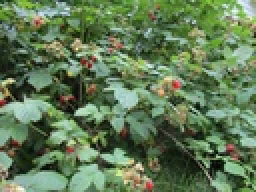
%> input picture IMG_0190__RASPBERRIES__smr.jpg, 128 x 96 px, shrunk from 1288 x 966 before the run (shown 2 times larger)
$ octave --eval "HW06_Shah_Hiteshi_main('IMG_0190__RASPBERRIES__smr.jpg');"   (GNU Octave 9; MATLAB toolbox functions it lacks are replaced by stand-ins)
%> lines starting %> are read from the running program, lines starting %| are printed output that depends on the picture
% Name: Hiteshi Shah (hss7374)
% Homework 6
%

% main function
function HW06_Shah_Hiteshi_main( input_image )
%> called with input_image = 'IMG_0190__RASPBERRIES__smr.jpg'

    addpath( '../TEST_IMAGES/');
    addpath( '../../TEST_IMAGES/');

    input_image = rgb2gray( im2double( imread(input_image) ));
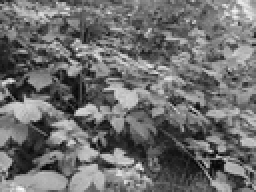
%> input_image: size 96x128 double (shown 2 times larger); min 0.0115, max 0.984, mean 0.434

    subplot(2, 4, 1); imagesc( input_image ); title("Original");
    subplot(2, 4, 2);
    weights = [-1 -2 -1 ; 0 0 0 ; 1 2 1 ] / 8;
    tic;
    im_new = local_weighting_routine( input_image, weights);
%> after the loop in local_weighting_routine, `for row = Q: (im_dims(2) - Q - 1 )`:
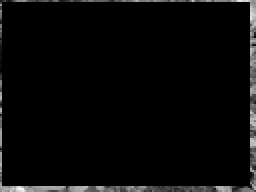
%> output_image: size 96x128 double (shown 2 times larger); 92.84% of the values are NaN or infinite; the others: min 0.0776, max 0.984, mean 0.488; drawn with min black, max white, NaN and infinite black
    time = toc;
    fprintf("Manual time for filter A: %g\n", round(time, 3));
    imagesc( im_new ); title("Edge Detector A");

    tic;
    output_image = imfilter( input_image, weights, 'same', 'replicate');
    time = toc;
    fprintf("imfilter time for filter A: %g\n\n", round(time, 3));

    subplot(2, 4, 3);
    weights = [-1 0 1 ; -2 0 2 ; -1 0 1 ] / 8;
    tic;
    im_new = local_weighting_routine( input_image, weights);
    time = toc;
    fprintf("Manual time for filter B: %g\n", round(time, 3));
    imagesc( im_new ); title("Edge Detector B");

    tic;
    output_image = imfilter( input_image, weights, 'same', 'replicate');
    time = toc;
    fprintf("imfilter time for filter B: %g\n\n", round(time, 3));

    subplot(2, 4, 4);
    weights = [-1 0 0 0 1 ; -2 0 0 0 2 ; -1 0 0 0 1 ] / 16;
    tic;
    im_new = local_weighting_routine( input_image, weights);
    time = toc;
    fprintf("Manual time for filter C: %g\n", round(time, 3));
    imagesc( im_new ); title("Edge Detector C");

    tic;
    output_image = imfilter( input_image, weights, 'same', 'replicate');
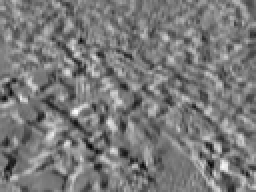
%> output_image: size 96x128 double (shown 2 times larger); min -0.162, max 0.178, mean 0.000637; drawn with min black and max white
    time = toc;
    fprintf("imfilter time for filter C: %g\n\n", round(time, 3));

    subplot(2, 4, 5);
    weights = [-2 0 0 0 0 0 0 0 2 ; -3 0 0 0 0 0 0 0 3 ; -2 0 0 0 0 0 0 0 2 ] / 56;
    tic;
    im_new = local_weighting_routine( input_image, weights);
%> after the loop in local_weighting_routine (call 4), `for row = Q: (im_dims(2) - Q - 1 )`:
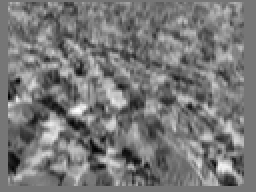
%> output_image: size 96x128 double (shown 2 times larger); min -1.14e+16, max 1.3e+16, mean 1.41e+14; drawn with min black and max white
    time = toc;
    fprintf("Manual time for filter D: %g\n", round(time, 3));
    imagesc( im_new ); title("Edge Detector D");

    tic;
    output_image = imfilter( input_image, weights, 'same', 'replicate');
    time = toc;
    fprintf("imfilter time for filter D: %g\n\n", round(time, 3));

    subplot(2, 4, 6);
    weights = [0 1 0; 1 -4 1; 0 1 0];
    tic;
    im_new = local_weighting_routine( input_image, weights);
    time = toc;
    fprintf("Manual time for filter E: %g\n", round(time, 3));
    imagesc( im_new ); title("Edge Detector E");

    tic;
    output_image = imfilter( input_image, weights, 'same', 'replicate');
    time = toc;
    fprintf("imfilter time for filter E: %g\n\n", round(time, 3));

    subplot(2, 4, 7);
    fltr = fspecial('laplacian', 1);
    tic;
    im_new = local_weighting_routine( input_image, fltr);
    time = toc;
    fprintf("Manual time for filter F: %g\n", round(time, 3));
    imagesc( im_new ); title("Edge Detector F");

    tic;
    output_image = imfilter( input_image, fltr, 'same', 'replicate');
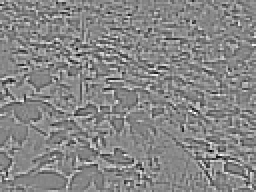
%> output_image: size 96x128 double (shown 2 times larger); min -0.938, max 0.835, mean 6.51e-19; drawn with min black and max white
    time = toc;
    fprintf("imfilter time for filter F: %g\n\n", round(time, 3));

    subplot(2, 4, 8);
    fltr = fspecial('log', 9);
    tic;
    im_new = local_weighting_routine( input_image, fltr);
%> after the loop in local_weighting_routine (call 7), `for row = Q: (im_dims(2) - Q - 1 )`:
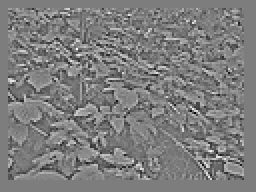
%> output_image: size 96x128 double (shown 2 times larger); min -1.12e+15, max 1.15e+15, mean -3.67e+11; drawn with min black and max white
    time = toc;
    fprintf("Manual time for filter G: %g\n", round(time, 3));
    imagesc( im_new ); title("Edge Detector G");

    tic;
    output_image = imfilter( input_image, fltr, 'same', 'replicate');
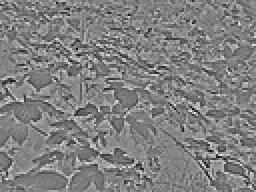
%> output_image: size 96x128 double (shown 2 times larger); min -1.96, max 1.91, mean -0.000698; drawn with min black and max white
    time = toc;
    fprintf("imfilter time for filter G: %g\n\n", round(time, 3));

end

% function that performs block smoothing over a MxM region
function output_image = local_weighting_routine( input_image, weights)
    % storing the dimensions of the weights matrix, a MxM matrix.
    wt_dims = size( weights );

    % storing the dimensions of the image
    im_dims= size( input_image );

    % if the image is in RGB, converting to grayscale
    if length(im_dims) > 2
        input_image = rgb2gray( input_image );
    end

    % initializing the values of Q, R, S, T
    T = fix(wt_dims(2) / 2);
    S = fix(wt_dims(1) / 2);

    Q = T + 1;
    R = S + 1;

    % initialzling the output image
    output_image = input_image;

    % calculating the sum of the pixel values within the MxM matrix,
    % dividing the sum by the sum of the weights, and setting the output
    % pixel to the obtained value one by one
    for row = Q: (im_dims(2) - Q - 1 )
        for col = R: (im_dims(1) - R -1 )
            summation = 0;
            for ii = -S : S
                for kk  = -T : T
                    summation = summation + input_image( col + ii, row+ kk) * ...
                                weights( R + ii, Q + kk );
                end
            end
            output_image( col, row ) = summation/sum(weights(:));
        end
    end
    imagesc( output_image );
    colormap( gray );

end
